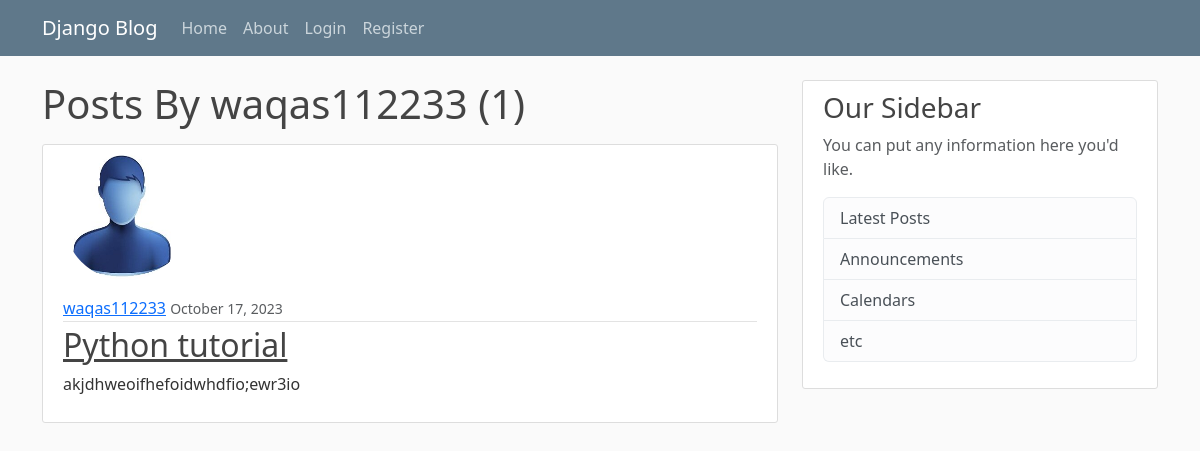
Screenshot of /user/waqas112233 with the database file from the repository.
### blog/models.py (models this page shows, shortened)
class Post(models.Model):
    title=models.CharField(max_length=100)
    content=models.TextField()
    date_posted=models.DateTimeField(default=timezone.now)
    author=models.ForeignKey(User, on_delete=models.CASCADE)# CASCADE it will add forword relation means that if post is deleted then it will not delete the user from User table

### users/models.py (models this page shows, shortened)
class profile(models.Model):
    user=models.OneToOneField(User, on_delete=models.CASCADE)
    image=models.ImageField(default='default.jpg',upload_to='profile_pics')

### blog/views.py (the view)
# urls.py: path('user/<str:username>', UserPostListView.as_view(), name='user-posts'),
class UserPostListView(ListView):
    model=Post
    template_name='blog/user_posts.html' #<app>/<model>_<viewtype>.html
    context_object_name='Posts'
    paginate_by=5
    def get_queryset(self):
        user=get_object_or_404(User,username=self.kwargs.get('username'))
        return Post.objects.filter(author=user).order_by('-date_posted')

### blog/templates/blog/user_posts.html (shortened to what this page needs)
{% extends "blog/base.html" %}
{% block content %}
    <h1 class="mb-3">Posts By {{ view.kwargs.username }} ({{ page_obj.paginator.count }})</h1>
    {% for post in Posts %}
    <article class="media content-section">
        <img class="rounded-circle account-img" src="{{post.author.profile.image.url}}">
            <div class="media-body">
                <div class="article-metadata">
                    <a class="mr-2" href="{% url 'user-posts' post.author.username %}">{{ post.author }}</a>
                    <small class="text-muted">{{ post.date_posted|date:"  F d, Y" }}</small>
                </div>
                <h2><a class="article-title" href="{% url 'post-detail' post.id%}">{{ post.title }}</a></h2>
                <p class="article-content">{{ post.content }}</p>
            </div>
    </article>
    {% endfor %}
{% endblock content %}

### blog/static/blog/main.css (style rules this page uses)
body { background: #fafafa; color: #333333; margin-top: 5rem; }
h1, h2, h3, h4, h5, h6 { color: #444444; }
.content-section { background: #ffffff; padding: 10px 20px; border: 1px solid #dddddd; border-radius: 3px; margin-bottom: 20px; }
.article-title { color: #444444; }
.article-content { white-space: pre-line; }
.article-metadata { padding-bottom: 1px; margin-bottom: 4px; border-bottom: 1px solid #e3e3e3 }
.account-img { height: 125px; width: 125px; margin-right: 20px; margin-bottom: 16px; }

### rows the page displays
Post: author.profile.image (placeholder picture), author "waqas112233", date_posted "October 17, 2023", title "Python tutorial", content "akjdhweoifhefoidwhdfio;ewr3io"

### other values shown
{{ view.kwargs.username }} "waqas112233"
{{ page_obj.paginator.count }} "1"
